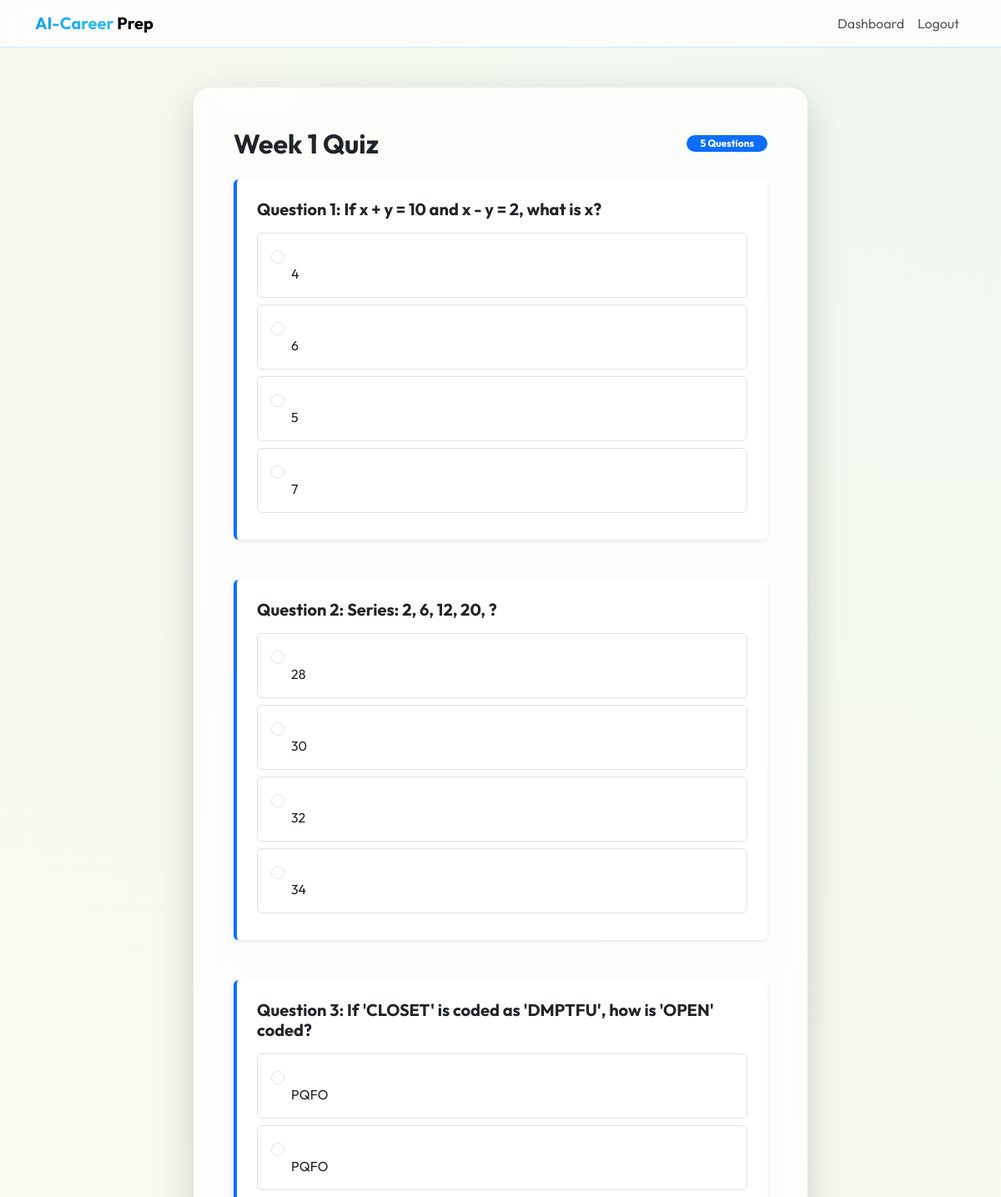
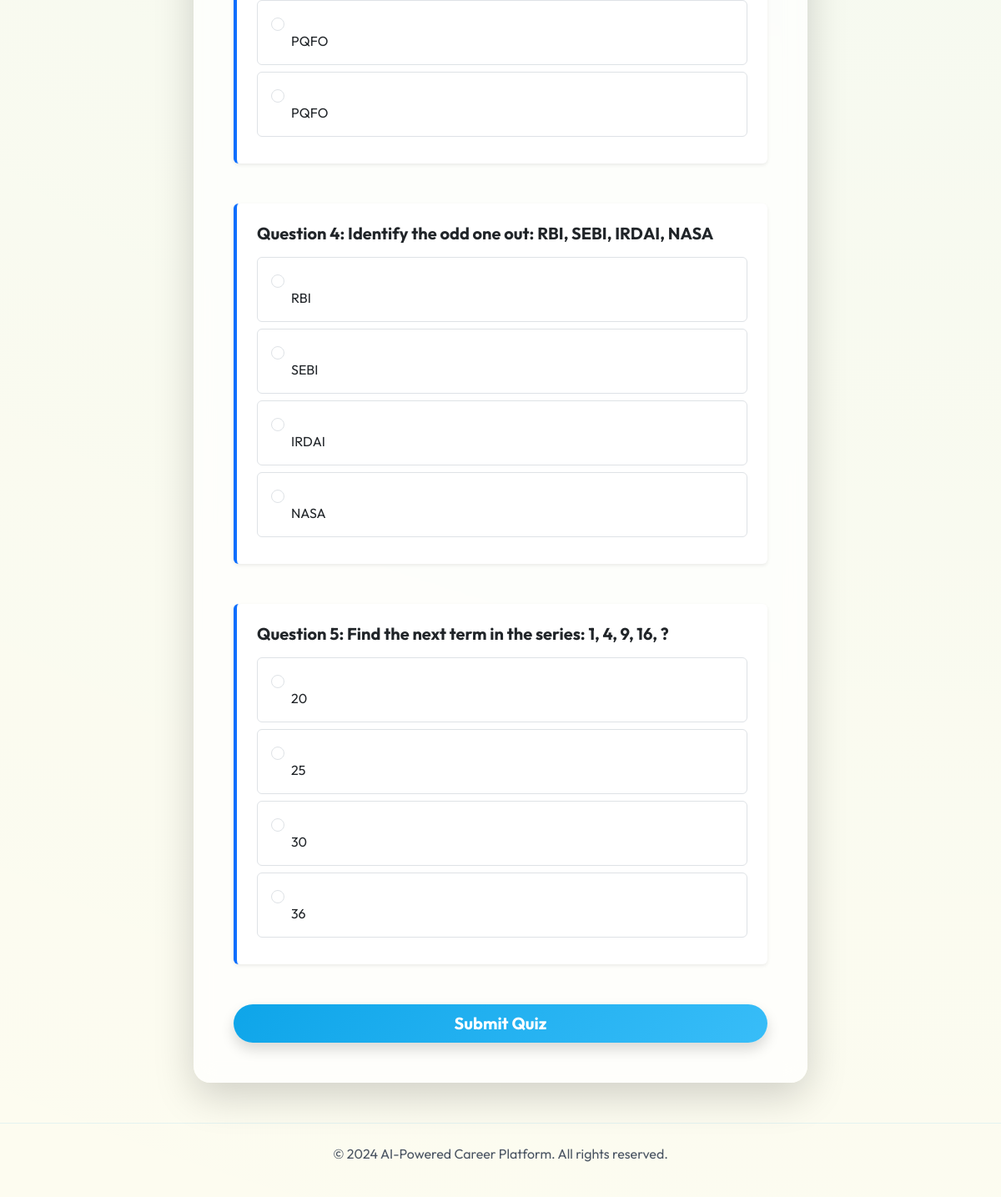
The page /quiz (signed in) on the database its author committed (2 pictures, top to bottom).
### models.py (models this page shows)
class QuizQuestion(db.Model):
    id = db.Column(db.Integer, primary_key=True)
    category = db.Column(db.String(50))
    sub_category = db.Column(db.String(100))
    week_number = db.Column(db.Integer, default=1)
    difficulty = db.Column(db.String(20))
    question_text = db.Column(db.Text, nullable=False)
    option_a = db.Column(db.String(200), nullable=False)
    option_b = db.Column(db.String(200), nullable=False)
    option_c = db.Column(db.String(200), nullable=False)
    option_d = db.Column(db.String(200), nullable=False)
    correct_option = db.Column(db.String(1), nullable=False) # A, B, C, or D

### app.py (the view, shortened to what this page needs)
@app.route('/quiz', methods=['GET', 'POST'])
@login_required
def quiz():
    from core.quiz_engine import get_quiz_questions
    from models import QuizQuestion, QuizAttempt
    week = request.args.get('week', 1, type=int)
    questions = get_quiz_questions(current_user, week_number=week)
    return render_template('quiz.html', questions=questions, week=week)

### templates/quiz.html (shortened to what this page needs)
{% extends "base.html" %}
{% block content %}
<div class="row justify-content-center">
    <div class="col-md-8">
        <div class="card card-glass p-5 shadow-lg border-0">
            <div class="d-flex justify-content-between align-items-center mb-4">
                <h2 class="fw-bold mb-0">Week {{ week }} Quiz</h2>
                <span class="badge bg-primary rounded-pill px-3">{{ questions|length }} Questions</span>
            </div>
            <form action="{{ url_for('quiz') }}" method="POST" id="quizForm">
                {% for q in questions %}
                <div class="quiz-question mb-5 p-4 rounded bg-white shadow-sm border-start border-primary border-4">
                    <h5 class="fw-bold mb-3">Question {{ loop.index }}: {{ q.question_text }}</h5>
                    <div class="options-grid">
                        <div class="form-check mb-2 p-3 border rounded hover-bg">
                            <input class="form-check-input ms-0" type="radio" name="q_{{ q.id }}" id="q{{ q.id }}a" value="A" required>
                            <label class="form-check-label ms-4 w-100" for="q{{ q.id }}a">{{ q.option_a }}</label>
                        </div>
                        <div class="form-check mb-2 p-3 border rounded hover-bg">
                            <input class="form-check-input ms-0" type="radio" name="q_{{ q.id }}" id="q{{ q.id }}b" value="B">
                            <label class="form-check-label ms-4 w-100" for="q{{ q.id }}b">{{ q.option_b }}</label>
                        </div>
                        <div class="form-check mb-2 p-3 border rounded hover-bg">
                            <input class="form-check-input ms-0" type="radio" name="q_{{ q.id }}" id="q{{ q.id }}c" value="C">
                            <label class="form-check-label ms-4 w-100" for="q{{ q.id }}c">{{ q.option_c }}</label>
                        </div>
                        <div class="form-check mb-2 p-3 border rounded hover-bg">
                            <input class="form-check-input ms-0" type="radio" name="q_{{ q.id }}" id="q{{ q.id }}d" value="D">
                            <label class="form-check-label ms-4 w-100" for="q{{ q.id }}d">{{ q.option_d }}</label>
                        </div>
                    </div>
                </div>
                {% endfor %}
                <div class="d-grid mt-4">
                    <button type="submit" class="btn btn-primary btn-lg rounded-pill fw-bold shadow">Submit Quiz</button>
                </div>
            </form>
        </div>
    </div>
</div>
{% endblock %}

### templates/base.html (shortened to what this page needs)
<!DOCTYPE html>
<html lang="en">
<head>
    <link href="https://cdn.jsdelivr.net/npm/bootstrap@5.3.0/dist/css/bootstrap.min.css" rel="stylesheet">
    <link rel="stylesheet" href="{{ url_for('static', filename='css/style.css') }}">
</head>
<body>
    <nav class="navbar navbar-expand-lg navbar-light sticky-top">
        <div class="container">
            <a class="navbar-brand fw-bold" href="{{ url_for('index') }}">
                <span style="background: var(--primary-gradient); -webkit-background-clip: text; background-clip: text; -webkit-text-fill-color: transparent;">AI-Career</span> Prep
            </a>
            <div class="collapse navbar-collapse" id="navbarNav">
                <ul class="navbar-nav ms-auto">
                    {% if current_user.is_authenticated %}
                        <li class="nav-item"><a class="nav-link" href="{{ url_for('dashboard') }}">Dashboard</a></li>
                        <li class="nav-item"><a class="nav-link" href="{{ url_for('logout') }}">Logout</a></li>
                    {% else %}
                        <li class="nav-item"><a class="nav-link" href="{{ url_for('login') }}">Login</a></li>
                        <li class="nav-item"><a class="nav-link btn btn-primary px-3 ms-lg-2" href="{{ url_for('register') }}">Get Started</a></li>
                    {% endif %}
                </ul>
            </div>
        </div>
    </nav>
    <main class="container py-5">
        {% block content %}{% endblock %}
    </main>
    <footer class="footer mt-auto py-4 border-top border-secondary">
        <div class="container text-center text-muted">
            <p>&copy; 2024 AI-Powered Career Platform. All rights reserved.</p>
        </div>
    </footer>
</body>
</html>

### static/css/style.css (style rules this page uses)
:root { --sky-blue: #0ea5e9; --sky-blue-hover: #0284c7; --cream-bg: #fdfcf0; --deep-slate: #0f172a; --glass-bg: rgba(255, 255, 255, 0.85); --glass-border: rgba(14, 165, 233, 0.15); --primary-gradient: linear-gradient(135deg, #0ea5e9 0%, #38bdf8 100%); }
body { background-color: var(--cream-bg); background-image: radial-gradient(circle at top right, rgba(14, 165, 233, 0.05), transparent); color: var(--deep-slate); min-height: 100vh; }
.card-glass { background: var(--glass-bg); backdrop-filter: blur(12px); border: 1px solid var(--glass-border); border-radius: 20px; box-shadow: 0 10px 30px rgba(14, 165, 233, 0.08); transition: transform 0.3s ease, box-shadow 0.3s ease; }
.text-muted { color: #4b5563 !important; }
.border-secondary, .border-dark { border-color: rgba(14, 165, 233, 0.1) !important; }

### templates/base.html (style rules this page uses)
:root { --sky-blue: #0ea5e9; --sky-blue-hover: #0284c7; --cream-bg: #fdfcf0; --deep-slate: #0f172a; --glass-bg: rgba(255, 255, 255, 0.7); --glass-border: rgba(14, 165, 233, 0.2); --primary-gradient: linear-gradient(135deg, #0ea5e9 0%, #38bdf8 100%); }
body { font-family: 'Outfit', sans-serif; background-color: var(--cream-bg); color: var(--deep-slate); min-height: 100vh; }
.navbar { background: var(--glass-bg) !important; backdrop-filter: blur(10px); border-bottom: 1px solid var(--glass-border); }
.btn-primary { background: var(--primary-gradient); border: none; box-shadow: 0 4px 15px rgba(14, 165, 233, 0.3); color: white !important; }

### rows shown on the page
QuizQuestion: question_text "If x + y = 10 and x - y = 2, what is x?", option_a "4", option_b "6", option_c "5", option_d "7"
QuizQuestion: question_text "Series: 2, 6, 12, 20, ?", option_a "28", option_b "30", option_c "32", option_d "34"
QuizQuestion: question_text "If 'CLOSET' is coded as 'DMPTFU', how is 'OPEN' coded?", option_a "PQFO", option_b "PQFO", option_c "PQFO", option_d "PQFO"
QuizQuestion: question_text "Identify the odd one out: RBI, SEBI, IRDAI, NASA", option_a "RBI", option_b "SEBI", option_c "IRDAI", option_d "NASA"
QuizQuestion: question_text "Find the next term in the series: 1, 4, 9, 16, ?", option_a "20", option_b "25", option_c "30", option_d "36"

### other values the page prints
{{ week }} "1"
{{ questions|length }} "5"
